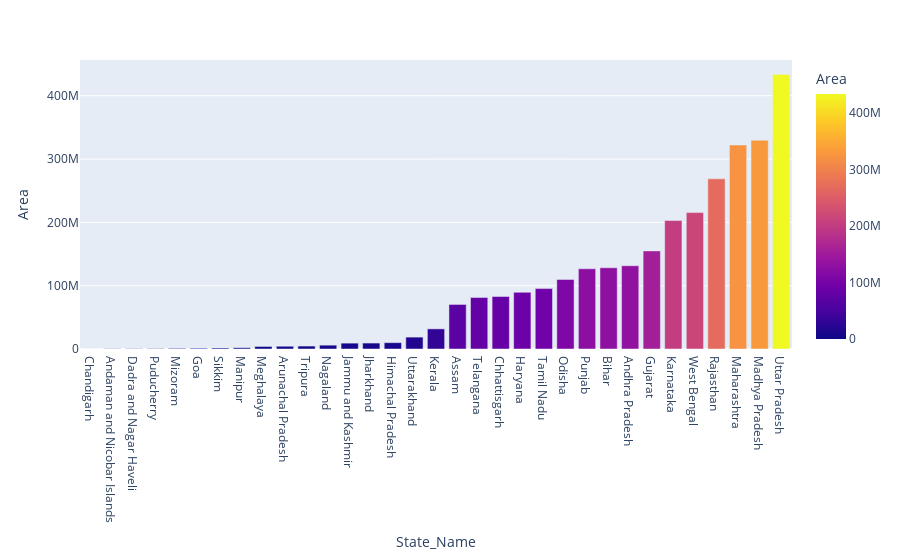

The code cell stored with this chart in its notebook:
### Code cell
fig = px.bar(pro, x='State_Name', y='Area', color='Area')
fig.show()

### Figure 1 — Plotly figure (JSON) as saved in the notebook; plotly's stock layout.template omitted (floating-point values rounded to 4 significant figures)
{"data": [{"alignmentgroup": "True", "hovertemplate": "State_Name=%{x}<br>Area=%{marker.color}<extra></extra>", "legendgroup": "", "marker": {"color": [12502, 337100.0, 396515, 548736, 993600.0, 1206000.0, 1524479, 2007254, 4035028, 4364340, 4641609, 6053234, 9264621, 9391000.0, 10003417, 18792007, 31800000.0, 70378752, 81310646, 82931353, 89514473, 95416949, 109863514, 126715186, 128269529, 131507319, 154926124, 202908589, 215400000.0, 268788234, 322186037, 329791261, 433622332], "coloraxis": "coloraxis", "pattern": {"shape": ""}}, "name": "", "offsetgroup": "", "orientation": "v", "showlegend": false, "textposition": "auto", "type": "bar", "x": ["Chandigarh", "Andaman and Nicobar Islands", "Dadra and Nagar Haveli", "Puducherry", "Mizoram", "Goa", "Sikkim", "Manipur", "Meghalaya", "Arunachal Pradesh", "Tripura", "Nagaland", "Jammu and Kashmir ", "Jharkhand", "Himachal Pradesh", "Uttarakhand", "Kerala", "Assam", "Telangana ", "Chhattisgarh", "Haryana", "Tamil Nadu", "Odisha", "Punjab", "Bihar", "Andhra Pradesh", "Gujarat", "Karnataka", "West Bengal", "Rajasthan", "Maharashtra", "Madhya Pradesh", "Uttar Pradesh"], "xaxis": "x", "y": [12502, 337100.0, 396515, 548736, 993600.0, 1206000.0, 1524479, 2007254, 4035028, 4364340, 4641609, 6053234, 9264621, 9391000.0, 10003417, 18792007, 31800000.0, 70378752, 81310646, 82931353, 89514473, 95416949, 109863514, 126715186, 128269529, 131507319, 154926124, 202908589, 215400000.0, 268788234, 322186037, 329791261, 433622332], "yaxis": "y"}], "layout": {"barmode": "relative", "coloraxis": {"colorbar": {"title": {"text": "Area"}}, "colorscale": [[0, "#0d0887"], [0.1111, "#46039f"], [0.2222, "#7201a8"], [0.3333, "#9c179e"], [0.4444, "#bd3786"], [0.5556, "#d8576b"], [0.6667, "#ed7953"], [0.7778, "#fb9f3a"], [0.8889, "#fdca26"], [1, "#f0f921"]]}, "legend": {"tracegroupgap": 0}, "margin": {"t": 60}, "xaxis": {"anchor": "y", "domain": [0, 1], "title": {"text": "State_Name"}}, "yaxis": {"anchor": "x", "domain": [0, 1], "title": {"text": "Area"}}}}
